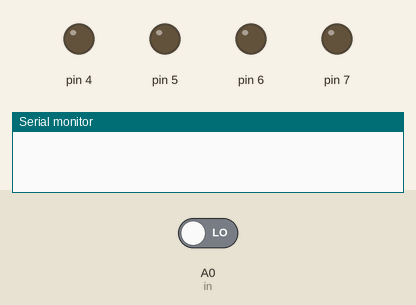
The sketch below on a simulated Arduino Uno, built with avr-gcc and run on an emulated ATmega328P. Parts: output pins drawn as LEDs (lit = HIGH), the last lines printed to the serial monitor. The inputs (shaded band) are chosen by the test bench; at power-on: A0 (in) LOW.

Above: at 0.1 s.
At 2.1 s:
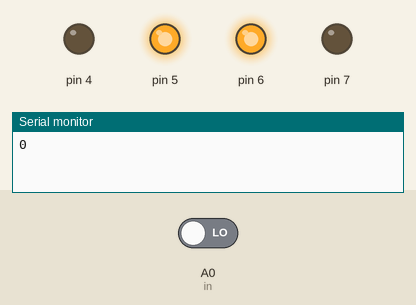
Timing chart, 0 to 3.6 s (numbered marks = the images above):
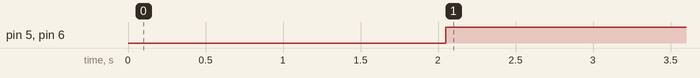

Measured:
- by itself, pin 5, pin 6: LOW → HIGH at 2.1 s

The sketch:

OnlyCar.ino
```cpp
int in=A0;

void avanzar(int vel) {
  analogWrite(5, 255);
  analogWrite(6, 255);
  digitalWrite(7, 0);
  digitalWrite(4, 0);
}
void setup() {
  // put your setup code here, to run once:
  for (int i = 4; i <= 7; i++) {
    pinMode(i, OUTPUT);
  }
  Serial.begin(9600);
}

void loop() {
  // put your main code here, to run repeatedly:
  int vel;
  vel=map(pulseIn(in,HIGH),993,1987,0,200);

  Serial.println(pulseIn(in,HIGH));
  delay(50);
  avanzar(vel);
}
```
